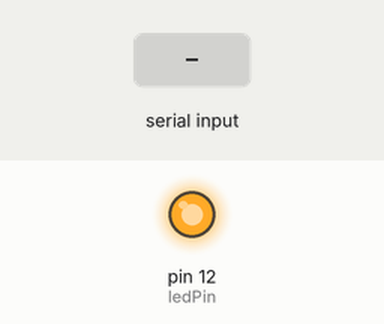
Simulated run of this sketch. Board: Arduino Uno, built with avr-gcc and run on an emulated ATmega328P. Parts: output pins drawn as LEDs (lit = HIGH). Dashed ring = blinking. The test bench sets the inputs (shaded band).

Above: at 1.2 s.
1.3 s: "w,45\n" received over Serial
At 1.98 s:
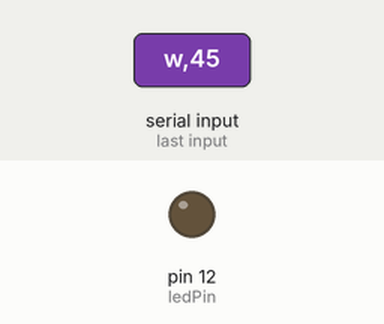
4.3 s: "0" received over Serial
At 5.4 s:
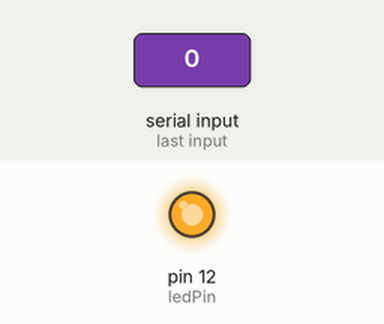
5.8 s: "s,45\n" received over Serial
At 6.2 s:
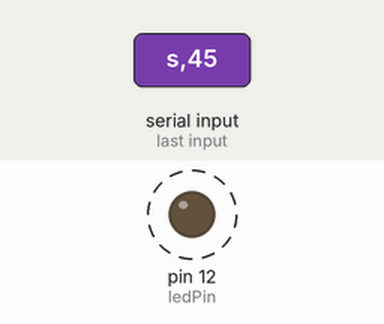
Timing chart, 0 to 14.8 s (numbered marks = the images above; inputs shaded):
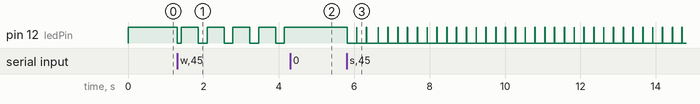

Measured:
- after the input at 1.3 s, pin 12 (ledPin): HIGH → LOW at once, then repeats every 0.68 s: HIGH 0.45 s, LOW 0.23 s
- after the input at 4.3 s, pin 12 (ledPin): stops changing and stays HIGH
- after the input at 5.8 s, pin 12 (ledPin): alternates HIGH for 0.01 s and LOW for 0.25 s, starting at once

The sketch:

Project_08_super_strobe_light.ino
```cpp
// Project 8 - super strobe light
int ledPin = 12;

int period = 100;

char mode = 'o';  // o-off, s-strobe, w-wave

void setup()
{
  pinMode(ledPin, OUTPUT);
  analogWrite(ledPin, 255);
  Serial.begin(9600);
}

void loop()
{
  if (Serial.available())
  {
    char ch = Serial.read();
    if (ch == '0')
    {
      mode = 0;
      analogWrite(ledPin, 255);
    }
    else if (ch > '0' && ch <= '9')
    {
      setPeriod(ch);
    }
    else if (ch == 'w' || ch == 's')
    {
      mode = ch;
    }
  }
  if (mode == 'w')
  {
    waveLoop();
  }
  else if (mode == 's')
  {
    strobeLoop();
  }
}

void setPeriod(char ch)
{
 int period1to9 = 9 - (ch - '0');
 period = map(period1to9, 0, 9, 50, 500);
}

void waveLoop()
{
  static float angle = 0.0;
  angle = angle + 0.01;
  if (angle > 3.142)
  {
     angle = 0;
  }
  // analogWrite(ledPin, 255 - (int)255 * sin(angle)); // Breadboard
  analogWrite(ledPin, (int)255 * sin(angle)); // Sheild
  delay(period / 100);
}

void strobeLoop()
{
 //analogWrite(ledPin, 0); // bradboard
 analogWrite(ledPin, 255); // shield
 delay(10);
 //analogWrite(ledPin, 255); // breadboard
 analogWrite(ledPin, 0); // shield
 delay(period);
}
```
